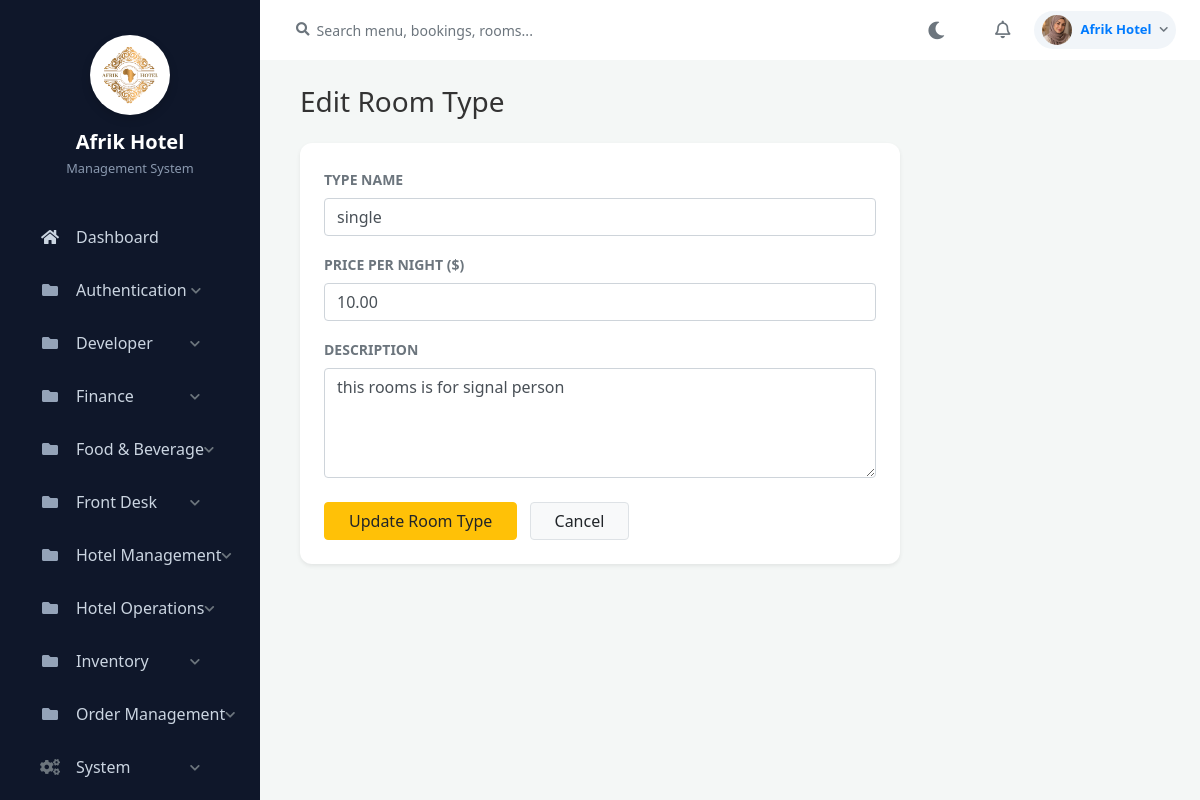
The page /admin/rooms/edit-room-type.php?id=1 (signed in) on the database its author committed.
### tables this page shows
CREATE TABLE `settings` (
  `id` int(11) NOT NULL,
  `hotel_name` varchar(255) NOT NULL,
  `hotel_email` varchar(255) NOT NULL,
  `hotel_phone` varchar(50) NOT NULL,
  `hotel_address` text NOT NULL,
  `updated_at` timestamp NOT NULL DEFAULT current_timestamp() ON UPDATE current_timestamp(),
  `hotel_logo` varchar(255) DEFAULT NULL
);

CREATE TABLE `system_pages` (
  `id` int(11) NOT NULL,
  `page_name` varchar(100) NOT NULL,
  `url` varchar(255) NOT NULL,
  `category` varchar(100) NOT NULL,
  `icon_class` varchar(100) NOT NULL,
  `page_type` varchar(50) DEFAULT 'Sidebar',
  `created_at` timestamp NOT NULL DEFAULT current_timestamp()
);

CREATE TABLE `room_types` (
  `id` int(11) NOT NULL,
  `type_name` varchar(200) DEFAULT NULL,
  `price_per_night` decimal(10,2) DEFAULT NULL,
  `description` text DEFAULT NULL
);

### includes/auth_check.php (called while the page is built, shortened)
<?php
$scriptDir = dirname($_SERVER['SCRIPT_FILENAME']);
$basePath = '';
while (!file_exists($scriptDir . '/config/database.php') && strlen($scriptDir) > 3) {
    $basePath .= '../';
    $scriptDir = dirname($scriptDir);
}
?>

### admin/rooms/edit-room-type.php (the view, shortened to what this page needs)
<?php
require_once '../../includes/auth_check.php';
require_once '../../config/database.php';
$id = $_GET['id'];
$stmt = $conn->prepare("SELECT * FROM room_types WHERE id = ?");
$stmt->bind_param("i", $id);
$stmt->execute();
$type = $stmt->get_result()->fetch_assoc();
include '../../includes/header.php';
include '../../includes/sidebar.php';
include '../../includes/navbar.php';
?>
<div class="container-fluid">
    <h1 class="h3 mb-4 text-gray-800">Edit Room Type</h1>
    <div class="card shadow-sm border-0" style="max-width: 600px; border-radius: 12px;">
        <div class="card-body p-4">
            <form method="POST" action="">
                <div class="form-group">
                    <label class="font-weight-bold text-muted small text-uppercase">Type Name</label>
                    <input type="text" name="type_name" class="form-control" value="<?php echo htmlspecialchars($type['type_name']); ?>" required>
                </div>
                <div class="form-group">
                    <label class="font-weight-bold text-muted small text-uppercase">Price Per Night ($)</label>
                    <input type="number" step="0.01" name="price_per_night" class="form-control" value="<?php echo htmlspecialchars($type['price_per_night']); ?>" required>
                </div>
                <div class="form-group">
                    <label class="font-weight-bold text-muted small text-uppercase">Description</label>
                    <textarea name="description" class="form-control" rows="4" required><?php echo htmlspecialchars($type['description']); ?></textarea>
                </div>
                <div class="mt-4">
                    <button type="submit" class="btn btn-warning px-4">Update Room Type</button>
                    <a href="room-types.php" class="btn btn-light border px-4 ml-2">Cancel</a>
                </div>
            </form>
        </div>
    </div>
</div>
<?php include '../../includes/footer.php'; ?>

### includes/sidebar.php (shortened to what this page needs)
<nav id="sidebar">
    <?php
    $sidebar_settings = [];
    if (isset($conn)) {
        $set_query = $conn->query("SELECT hotel_name, hotel_logo FROM settings WHERE id = 1");
        if ($set_query && $set_query->num_rows > 0) {
            $sidebar_settings = $set_query->fetch_assoc();
        }
    }
    $hotel_title = !empty($sidebar_settings['hotel_name']) ? htmlspecialchars($sidebar_settings['hotel_name']) : 'Afrik Hotel';
    $hotel_logo = !empty($sidebar_settings['hotel_logo']) ? htmlspecialchars($sidebar_settings['hotel_logo']) : '';
    ?>
    <div class="sidebar-header" style="flex-direction: column; text-align: center; padding-top: 35px; padding-bottom: 25px;">
        <?php if ($hotel_logo): ?>
            <img src="<?php echo $basePath; ?>assets/images/<?php echo $hotel_logo; ?>" alt="Logo" style="width: 80px; height: 80px; object-fit: cover; margin-bottom: 15px; margin-right: 0; background: #fff; border-radius: 50%; padding: 4px; box-shadow: 0 4px 10px rgba(0,0,0,0.15);">
        <?php endif; ?>
        <div>
            <div style="font-size: 1.25rem; line-height: 1.2; font-weight: 700; color: #fff;"><?php echo $hotel_title; ?></div>
            <div style="font-size: 0.8rem; font-weight: normal; color: #8a99af; margin-top: 5px;">Management System</div>
        </div>
    </div>
    <?php
    $current_page = basename($_SERVER['PHP_SELF']);
    $menu_structure = [];
    if (isset($conn)) {
        $pages_query = $conn->query("SELECT * FROM system_pages ORDER BY category ASC, id ASC");
        while($row = $pages_query->fetch_assoc()) {
            if (hasPermission($row['url'])) {
                if ($row['category'] === 'Finance' && (stripos($row['page_name'], 'report') !== false || stripos($row['url'], 'report') !== false)) {
                    $menu_structure['Reports'][] = $row;
                } else {
                    $menu_structure[$row['category']][] = $row;
                }
            }
        }
        $ordered_menu = [];
        if (isset($menu_structure['Main'])) {
            $ordered_menu['Main'] = $menu_structure['Main'];
            unset($menu_structure['Main']);
        }
        $system_pages = isset($menu_structure['System']) ? $menu_structure['System'] : null;
        unset($menu_structure['System']);
        $reports_pages = isset($menu_structure['Reports']) ? $menu_structure['Reports'] : null;
        unset($menu_structure['Reports']);
        foreach ($menu_structure as $cat => $pages) {
            $ordered_menu[$cat] = $pages;
        }
        if ($system_pages) {
            $ordered_menu['System'] = $system_pages;
        }
        if ($reports_pages) {
            $ordered_menu['Reports'] = $reports_pages;
        }
        $menu_structure = $ordered_menu;
    }
    ?>
    <ul class="list-unstyled components">
        <?php foreach($menu_structure as $category => $cat_pages): ?>
            <?php if ($category === 'Main'): ?>
                <?php foreach($cat_pages as $page): ?>
                    <li class="<?php echo ($current_page == basename($page['url'])) ? 'active' : ''; ?>">
                        <a href="<?php echo $basePath . $page['url']; ?>" class="d-flex align-items-center">
                            <i class="<?php echo htmlspecialchars($page['icon_class']); ?> mr-3" style="width: 20px; text-align: center;"></i>
                            <span style="white-space: nowrap;"><?php echo htmlspecialchars($page['page_name']); ?></span>
                        </a>
                    </li>
                <?php endforeach; ?>
            <?php else: ?>
                <?php $cat_id = md5($category); ?>
                <li>
                    <a href="#cat-<?php echo $cat_id; ?>" data-toggle="collapse" aria-expanded="false" class="d-flex justify-content-between align-items-center">
                        <div class="d-flex align-items-center">
                            <?php if ($category === 'Reports'): ?>
                                <i class="fas fa-chart-bar text-muted mr-3" style="width: 20px; text-align: center;"></i>
                            <?php elseif ($category === 'System'): ?>
                                <i class="fas fa-cogs text-muted mr-3" style="width: 20px; text-align: center;"></i>
                            <?php else: ?>
                                <i class="fas fa-folder text-muted mr-3" style="width: 20px; text-align: center;"></i>
                            <?php endif; ?>
                            <span style="white-space: nowrap;"><?php echo htmlspecialchars($category); ?></span>
                        </div>
                        <i class="fas fa-chevron-down text-muted" style="font-size: 0.7rem;"></i>
                    </a>
                </li>
            <?php endif; ?>
        <?php endforeach; ?>
    </ul>
</nav>

### includes/navbar.php (shortened to what this page needs)
<?php
$nav_username = htmlspecialchars($_SESSION['admin_username'] ?? 'Admin');
$nav_avatar = 'https://ui-avatars.com/api/?name=' . urlencode($nav_username) . '&background=10b981&color=fff';
if (isset($_SESSION['admin_id']) && isset($conn)) {
    $admin_id = intval($_SESSION['admin_id']);
    $pic_query = $conn->query("SELECT profile_picture FROM admin WHERE id = $admin_id");
    if ($pic_query && $pic_query->num_rows > 0) {
        $pic_data = $pic_query->fetch_assoc();
        if (!empty($pic_data['profile_picture'])) {
            $base = isset($basePath) ? $basePath : '../';
            $nav_avatar = $base . 'assets/images/' . htmlspecialchars($pic_data['profile_picture']);
        }
    }
}
?>
<div id="content">
    <div class="top-navbar px-4 py-2 d-flex align-items-center justify-content-between" style="background: var(--card-bg, #ffffff); border-bottom: 1px solid var(--border-color); position: sticky; top: 0; z-index: 999; transition: background 0.3s ease;">
        <div class="d-flex align-items-center flex-grow-1">
            <div class="input-group" style="max-width: 350px;">
                <div class="input-group-prepend">
                    <span class="input-group-text bg-transparent border-0 pr-1">
                        <i class="fas fa-search text-muted" style="font-size: 0.85rem;"></i>
                    </span>
                </div>
                <input type="text" class="form-control bg-transparent border-0 shadow-none px-1" placeholder="Search menu, bookings, rooms..." style="color: var(--text-main); font-size: 0.88rem;">
            </div>
        </div>
        <div class="d-flex align-items-center">
            <button type="button" id="darkModeToggle" class="btn btn-link text-muted p-2 mr-2" style="font-size: 1.1rem; text-decoration: none;">
                <i class="fas fa-moon" id="themeIcon"></i>
            </button>
            <div class="dropdown mx-2">
                <a href="#" class="text-muted position-relative d-inline-flex align-items-center p-2" id="notificationDropdown" data-toggle="dropdown" aria-haspopup="true" aria-expanded="false" style="font-size: 1.1rem;">
                    <i class="far fa-bell"></i>
                </a>
            </div>
            <div class="dropdown ml-2">
                <a href="#" class="d-flex align-items-center text-decoration-none py-1 px-2 rounded-pill" id="profileDropdown" data-toggle="dropdown" aria-haspopup="true" aria-expanded="false" style="background: var(--body-bg, #f1f5f9); border: 1px solid var(--border-color);">
                    <img src="<?php echo $nav_avatar; ?>" class="rounded-circle mr-2" style="width: 30px; height: 30px; object-fit: cover;" alt="User">
                    <span class="font-weight-bold mr-2 d-none d-sm-inline" style="font-size: 0.82rem; color: var(--text-main);"><?php echo $nav_username; ?></span>
                    <i class="fas fa-chevron-down text-muted" style="font-size: 0.6rem;"></i>
                </a>
            </div>
        </div>
    </div>
    <div class="content-wrapper">

### assets/css/style.css (style rules this page uses)
body { background-color: #f4f7f6; font-family: 'Segoe UI', Tahoma, Geneva, Verdana, sans-serif; color: #333; margin: 0; padding: 0; height: 100vh; overflow: hidden !important; }
#sidebar { width: 260px; min-width: 260px; background: #1c2434; height: 100vh; color: #8a99af; transition: all 0.3s; display: flex; flex-direction: column; overflow-y: auto; flex-shrink: 0; }
#sidebar .sidebar-header { padding: 25px 20px; font-size: 1.25rem; font-weight: 600; color: #fff; display: flex; align-items: center; }
#sidebar ul.components { padding: 10px 15px; flex-grow: 1; }
#sidebar ul li { margin-bottom: 5px; }
#sidebar ul li a { padding: 12px 20px; font-size: 1rem; display: block; color: #8a99af; text-decoration: none; border-radius: 8px; transition: all 0.2s ease-in-out; }
#sidebar ul li a i { margin-right: 15px; width: 20px; text-align: center; }
#content { flex-grow: 1; width: calc(100% - 260px); height: 100vh; transition: all 0.3s; overflow-y: auto; overflow-x: hidden; display: flex; flex-direction: column; }
.content-wrapper { padding: 25px; }
.top-navbar { background: #fff; padding: 15px 25px; border-bottom: 1px solid #e2e8f0; display: flex; justify-content: space-between; align-items: center; flex-shrink: 0; }
.card { border: none; border-radius: 12px; box-shadow: 0 2px 10px rgba(0, 0, 0, 0.04); margin-bottom: 20px; }

### includes/header.php (style rules this page uses)
body { margin: 0; padding: 0; overflow: hidden !important; height: 100vh; }
#sidebar { min-width: 260px; max-width: 260px; height: 100vh; overflow-y: auto; flex-shrink: 0; scrollbar-width: thin; background-color: #0f172a; }
#sidebar ul { padding-left: 0; list-style: none; }
#sidebar a { padding: 12px 25px !important; color: #cbd5e1 !important; text-decoration: none !important; transition: all 0.2s ease; font-size: 0.95rem; display: flex; align-items: center; }
#sidebar .fas.fa-folder { color: #94a3b8 !important; }
#content { flex-grow: 1; height: 100vh; overflow-y: auto; overflow-x: hidden; transition: all 0.3s; }

### rows shown on the page
settings: hotel_logo (picture), hotel_name "Afrik Hotel"
system_pages: page_name "Dashboard"
room_types: type_name "single", price_per_night "10.00", description "this rooms is for signal person"

### other values the page prints
$category "Authentication"
$category "Developer"
$category "Finance"
$category "Food & Beverage"
$category "Front Desk"
$category "Hotel Management"
$category "Hotel Operations"
$category "Inventory"
$category "Order Management"
$category "System"
$nav_username "Afrik Hotel"
